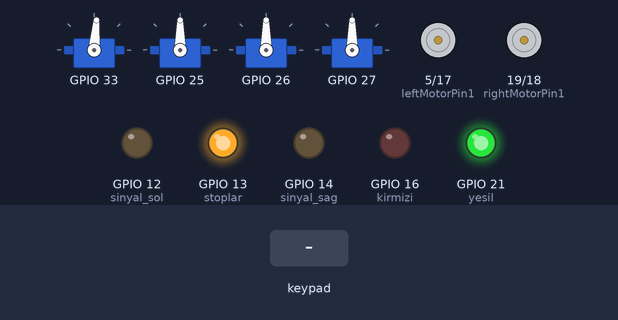
The sketch below on a simulated ESP32. On the bench: 4 × servo, motor-driver pin pairs drawn as motors (green arrow = first pin HIGH = forward, orange = second pin HIGH = backward, longer = more drive, scaled by the enable pin), output pins drawn as LEDs (lit = HIGH). The test bench sets the inputs (shaded band). Nothing arrives over Bluetooth unless stated.

Above: at 1.2 s.
1.3 s: key 'D' pressed
At 1.61 s:
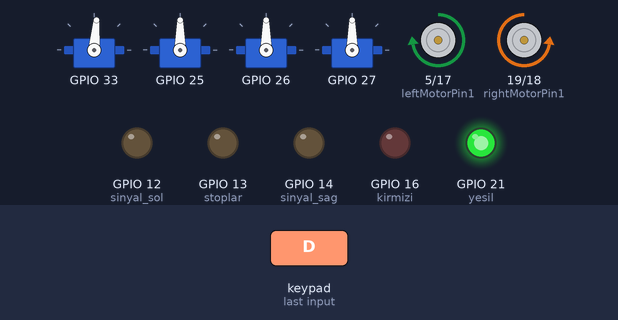
3.2 s: key 'U' pressed
At 3.41 s:
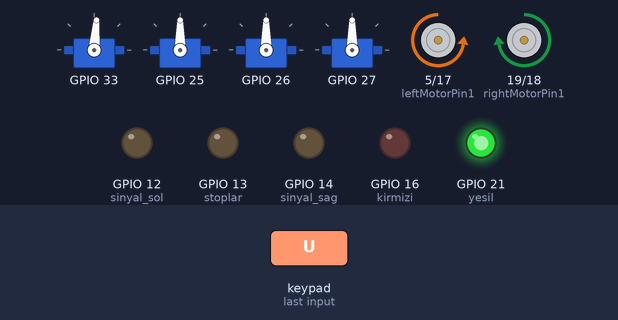
5.1 s: key 'L' pressed
At 5.31 s:
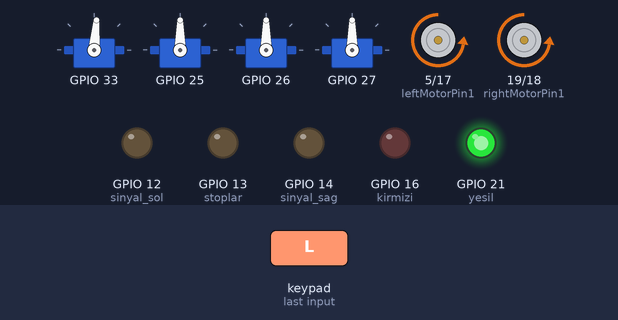
7.0 s: key 'R' pressed
At 7.21 s:
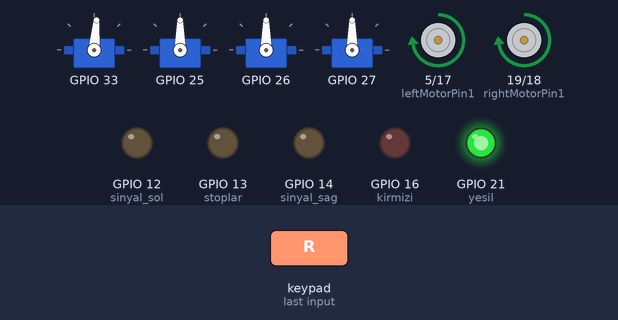
8.9 s: key 'T' pressed
At 9.05 s:
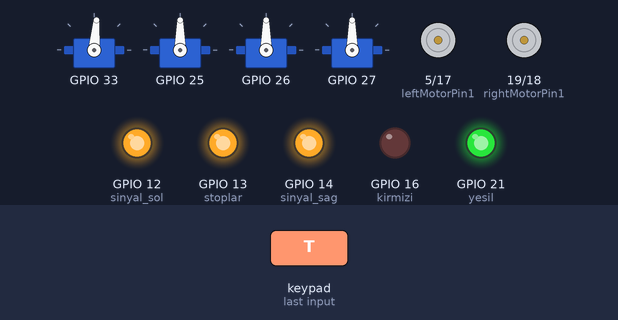
Timing chart, 0 to 11.7 s (numbered marks = the images above; inputs shaded):
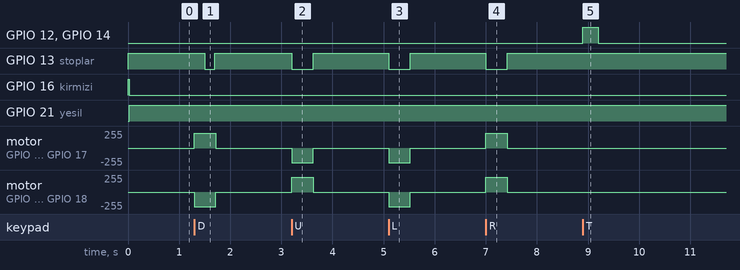

The sketch:

PS4Controlled_ArmBot_ESP32.ino
```cpp
// servoesp32fix library
// ps4controller library

#include <PS4Controller.h>
#include <Servo.h>
#include <vector>

#define sinyal_sag 14
#define sinyal_sol 12
#define stoplar 13
#define kirmizi 16
#define yesil 21
#define SERVO_FORWARD_STEP_ANGLE 3
#define SERVO_BACKWARD_STEP_ANGLE -1


int ledState = LOW;
unsigned long previousMillis = 0;
const long interval = 300;

int ledState_1 = LOW;
unsigned long previousMillis_1 = 0;
const long interval_1 = 300;

int ledState_2 = LOW;
unsigned long previousMillis_2 = 0;
const long interval_2 = 200;

int ledState_3 = LOW;
unsigned long previousMillis_3 = 0;
const long interval_3 = 300;

struct ServoPins {
  Servo servo;
  int servoPin;
  String servoName;
  int initialPosition;
};
std::vector<ServoPins> servoPins = {
  { Servo(), 33, "Base", 85 },
  { Servo(), 25, "Shoulder", 90 },
  { Servo(), 26, "Elbow", 90 },
  { Servo(), 27, "Gripper", 90 },
};

bool gripperSwitch = false;

//Right motor
int enableRightMotor = 22;
int rightMotorPin1 = 19;
int rightMotorPin2 = 18;
//Left motor
int enableLeftMotor = 23;
int leftMotorPin1 = 5;
int leftMotorPin2 = 17;

#define MAX_MOTOR_SPEED 225  //Its value can range from 0-255. 255 is maximum speed.

const int PWMFreq = 1000; /* 1 KHz */
const int PWMResolution = 8;
const int PWMSpeedChannel = 4;

void writeServoValues(int servoIndex, int servoMoveStepSize, bool servoStepSizeIsActualServoPosition = false) {
  int servoPosition;
  if (servoStepSizeIsActualServoPosition) {
    servoPosition = servoMoveStepSize;
  } else {
    servoPosition = servoPins[servoIndex].servo.read();
    servoPosition = servoPosition + servoMoveStepSize;
  }
  if (servoPosition > 180 || servoPosition < 0) {
    return;
  }

  servoPins[servoIndex].servo.write(servoPosition);
}

void onConnect() {
  digitalWrite(kirmizi, LOW);
  digitalWrite(yesil, HIGH);
}

void onDisConnect() {
  digitalWrite(yesil, LOW);
  digitalWrite(kirmizi, HIGH);
}

void rotateMotor(int rightMotorSpeed, int leftMotorSpeed) {
  if (rightMotorSpeed < 0) {
    digitalWrite(rightMotorPin1, LOW);
    digitalWrite(rightMotorPin2, HIGH);
  } else if (rightMotorSpeed > 0) {
    digitalWrite(rightMotorPin1, HIGH);
    digitalWrite(rightMotorPin2, LOW);
  } else {
    digitalWrite(rightMotorPin1, LOW);
    digitalWrite(rightMotorPin2, LOW);
  }

  if (leftMotorSpeed < 0) {
    digitalWrite(leftMotorPin1, LOW);
    digitalWrite(leftMotorPin2, HIGH);
  } else if (leftMotorSpeed > 0) {
    digitalWrite(leftMotorPin1, HIGH);
    digitalWrite(leftMotorPin2, LOW);
  } else {
    digitalWrite(leftMotorPin1, LOW);
    digitalWrite(leftMotorPin2, LOW);
  }
}

void setUpPinModes() {
  for (int i = 0; i < servoPins.size(); i++) {
    servoPins[i].servo.attach(servoPins[i].servoPin);
    servoPins[i].servo.write(servoPins[i].initialPosition);
  }

  pinMode(yesil, OUTPUT);
  pinMode(kirmizi, OUTPUT);

  pinMode(sinyal_sag, OUTPUT);
  pinMode(sinyal_sol, OUTPUT);
  pinMode(stoplar, OUTPUT);

  pinMode(enableRightMotor, OUTPUT);
  pinMode(rightMotorPin1, OUTPUT);
  pinMode(rightMotorPin2, OUTPUT);

  pinMode(enableLeftMotor, OUTPUT);
  pinMode(leftMotorPin1, OUTPUT);
  pinMode(leftMotorPin2, OUTPUT);

  //Set up PWM for motor speed
  ledcSetup(PWMSpeedChannel, PWMFreq, PWMResolution);
  ledcAttachPin(enableRightMotor, PWMSpeedChannel);
  ledcAttachPin(enableLeftMotor, PWMSpeedChannel);
  ledcWrite(PWMSpeedChannel, MAX_MOTOR_SPEED);

  rotateMotor(0, 0);
}


void setup() {
  setUpPinModes();
  digitalWrite(kirmizi, HIGH);
  Serial.begin(9600);
  PS4.attachOnConnect(onConnect);
  PS4.attachOnDisconnect(onDisConnect);
  PS4.begin();
}

void loop() {
  int rx = (PS4.RStickX());  //Base       =>  Right stick - x axis
  int ry = (PS4.RStickY());  //Shoulder   =>  Right stick  - y axis
  int ly = (PS4.LStickX());  //Elbow      =>  Left stick  - y axis
  int lx = (PS4.LStickY());  //Gripper    =>  Left stick - x axis

  unsigned long currentMillis_3 = millis();
  if (PS4.Triangle()) {
    if (currentMillis_3 - previousMillis_3 >= interval_3) {
      previousMillis_3 = currentMillis_3;
      if (ledState_3 == LOW) {
        ledState_3 = HIGH;
      } else {
        ledState_3 = LOW;
      }
      digitalWrite(sinyal_sol, ledState_3);
      digitalWrite(sinyal_sag, ledState_3);
    }
  } else {
    unsigned long currentMillis = millis();
    if (PS4.R1()) {
      if (currentMillis - previousMillis >= interval) {
        previousMillis = currentMillis;
        if (ledState == LOW) {
          ledState = HIGH;
        } else {
          ledState = LOW;
        }
        digitalWrite(sinyal_sag, ledState);
      }
    } else {
      digitalWrite(sinyal_sag, LOW);
    }

    unsigned long currentMillis_1 = millis();
    if (PS4.L1()) {
      if (currentMillis_1 - previousMillis_1 >= interval_1) {
        previousMillis_1 = currentMillis_1;
        if (ledState_1 == LOW) {
          ledState_1 = HIGH;
        } else {
          ledState_1 = LOW;
        }
        digitalWrite(sinyal_sol, ledState_1);
      }
    } else {
      digitalWrite(sinyal_sol, LOW);
    }
  }

  if (rx > 80) {
    writeServoValues(0, SERVO_BACKWARD_STEP_ANGLE);
  } else if (rx < -80) {
    writeServoValues(0, SERVO_FORWARD_STEP_ANGLE);
  }

  if (ry > 80) {
    writeServoValues(1, SERVO_FORWARD_STEP_ANGLE);
  } else if (ry < -80) {
    writeServoValues(1, SERVO_BACKWARD_STEP_ANGLE);
  }

  if (lx > 80) {
    writeServoValues(2, SERVO_BACKWARD_STEP_ANGLE);
  } else if (lx < -80 && servoPins[2].servo.read() <= 130) {
    writeServoValues(2, SERVO_FORWARD_STEP_ANGLE);
  }

  if (ly > 80 && servoPins[3].servo.read() >= 40) {
    writeServoValues(3, SERVO_BACKWARD_STEP_ANGLE);
  } else if (ly < -80) {
    writeServoValues(3, SERVO_FORWARD_STEP_ANGLE);
  }

  if (PS4.Up()) {
    rotateMotor(MAX_MOTOR_SPEED, -MAX_MOTOR_SPEED);
    digitalWrite(stoplar, LOW);

  } else if (PS4.Down()) {
    rotateMotor(-MAX_MOTOR_SPEED, MAX_MOTOR_SPEED);
    unsigned long currentMillis_2 = millis();
    if (currentMillis_2 - previousMillis_2 >= interval_2) {
      previousMillis_2 = currentMillis_2;
      if (ledState_2 == LOW) {
        ledState_2 = HIGH;
      } else {
        ledState_2 = LOW;
      }
      digitalWrite(stoplar, ledState_2);
    }
  } else if (PS4.Right()) {
    rotateMotor(MAX_MOTOR_SPEED, MAX_MOTOR_SPEED);
    digitalWrite(stoplar, LOW);
  } else if (PS4.Left()) {
    rotateMotor(-MAX_MOTOR_SPEED, -MAX_MOTOR_SPEED);
    digitalWrite(stoplar, LOW);
  } else {
    rotateMotor(0, 0);
    digitalWrite(stoplar, HIGH);
  }
}
```

Measured:
- after the input at 1.3 s, GPIO 13 (stoplar): HIGH → LOW after 0.20 s, → HIGH 0.20 s later; motor on GPIO 5 (leftMotorPin1) / GPIO 17 (leftMotorPin2): stopped → forward 224/255 at once, → stopped 0.42 s later; motor on GPIO 19 (rightMotorPin1) / GPIO 18 (rightMotorPin2): stopped → backward 224/255 at once, → stopped 0.42 s later
- after the input at 3.2 s, GPIO 13 (stoplar): HIGH → LOW at once, → HIGH 0.42 s later; motor on GPIO 5 (leftMotorPin1) / GPIO 17 (leftMotorPin2): stopped → backward 224/255 at once, → stopped 0.42 s later; motor on GPIO 19 (rightMotorPin1) / GPIO 18 (rightMotorPin2): stopped → forward 224/255 at once, → stopped 0.42 s later
- after the input at 5.1 s, GPIO 13 (stoplar): HIGH → LOW at once, → HIGH 0.42 s later; motor on GPIO 5 (leftMotorPin1) / GPIO 17 (leftMotorPin2), motor on GPIO 19 (rightMotorPin1) / GPIO 18 (rightMotorPin2): stopped → backward 224/255 at once, → stopped 0.42 s later
- after the input at 7.0 s, GPIO 13 (stoplar): HIGH → LOW at once, → HIGH 0.42 s later; motor on GPIO 5 (leftMotorPin1) / GPIO 17 (leftMotorPin2), motor on GPIO 19 (rightMotorPin1) / GPIO 18 (rightMotorPin2): stopped → forward 224/255 at once, → stopped 0.42 s later
- after the input at 8.9 s, GPIO 12 (sinyal_sol), GPIO 14 (sinyal_sag): LOW → HIGH at once, → LOW 0.30 s later
